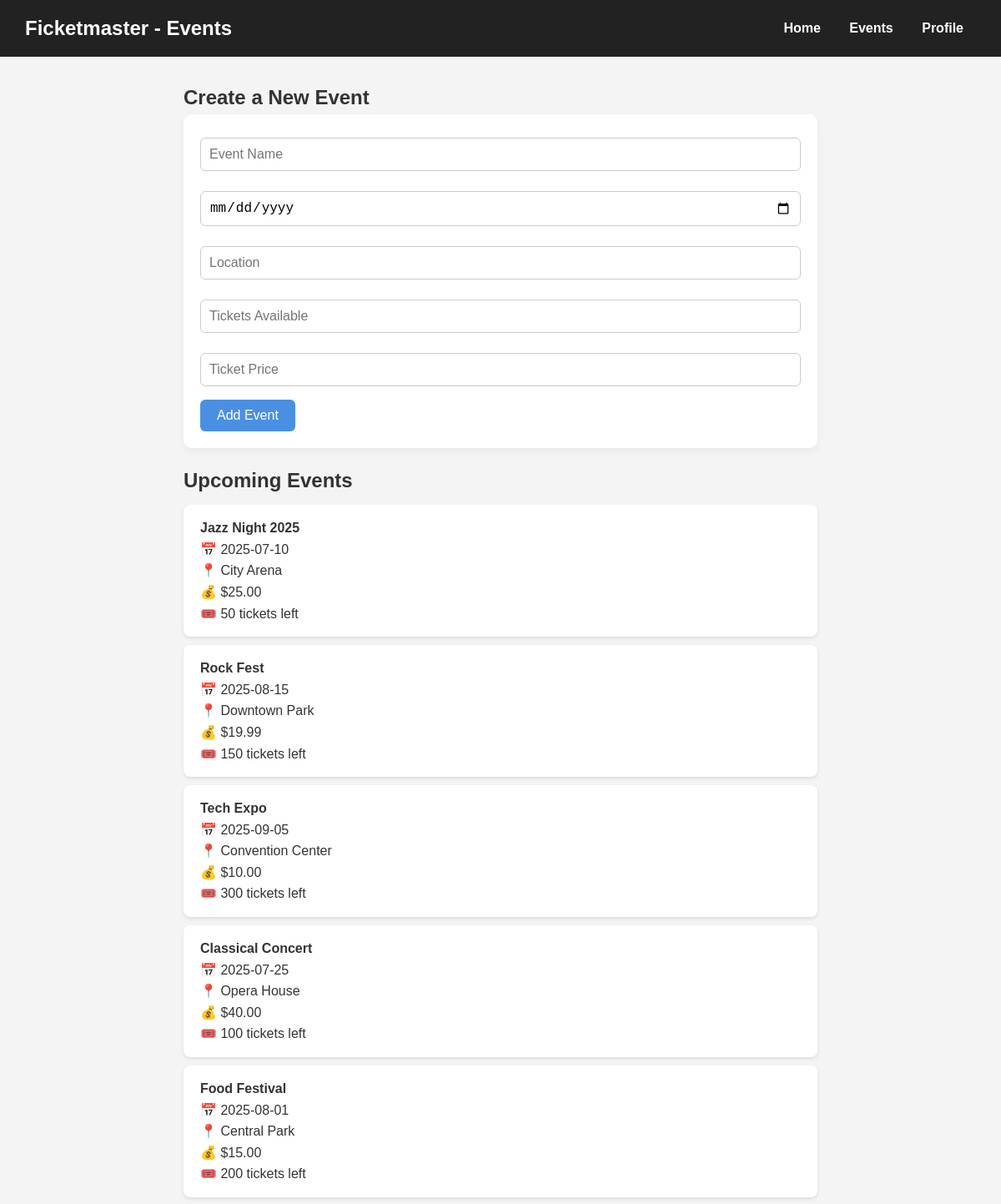
/events (upper part), run on an earlier commit of the app's database.
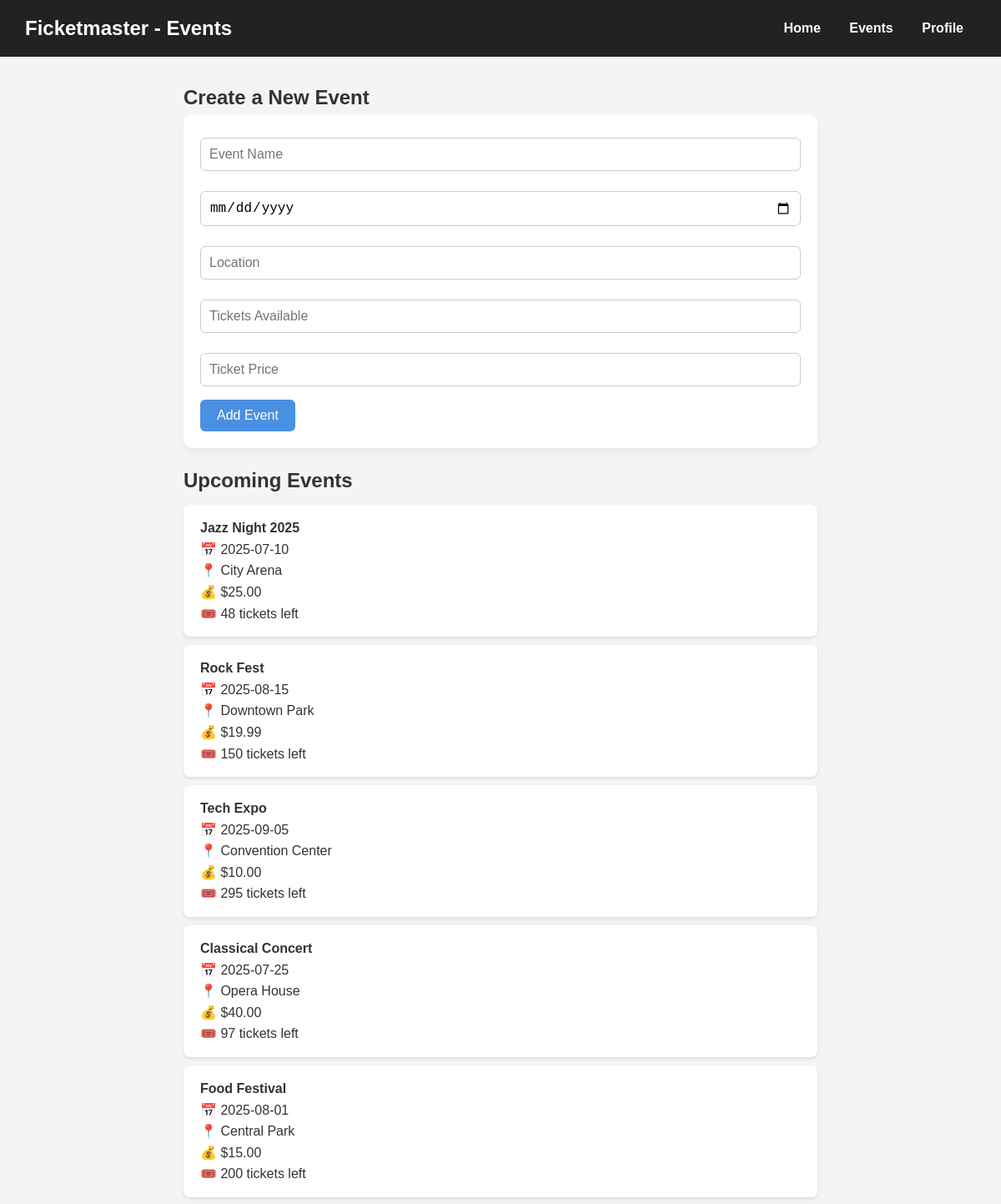
And on a later commit of the database.
### app.py (models this page shows, shortened)
class Event(db.Model):
    id = db.Column(db.Integer, primary_key=True)  # Event ID (Primary Key)
    name = db.Column(db.String(120))  # Event name
    date = db.Column(db.String(20))  # Event date
    location = db.Column(db.String(120))  # Event location
    tickets_available = db.Column(db.Integer)  # Number of tickets available
    price = db.Column(db.Float, default=0.0)  # Price per ticket

### app.py (the view, shortened to what this page needs)
@app.route('/events', methods=['GET', 'POST'])
def events_page():
    all_events = Event.query.all()
    return render_template('events.html', events=all_events)  # Render the events page with the events list

### templates/events.html (shortened to what this page needs)
<!DOCTYPE html>
<html lang="en">
<head>
  <link rel="stylesheet" href="/static/style.css" />
</head>
<body>
  <header>
    <h1>Ficketmaster - Events</h1>
    <nav>
      <a href="/">Home</a>
      <a href="/events">Events</a>
      <a href="/profile">Profile</a>
    </nav>
  </header>
  <main>
    <section class="event-form">
      <h2>Create a New Event</h2>
      <form method="POST">
        <input type="text" name="name" placeholder="Event Name" required>
        <input type="date" name="date" required>
        <input type="text" name="location" placeholder="Location" required>
        <input type="number" name="tickets" placeholder="Tickets Available" required min="1">
        <input type="number" step="0.01" placeholder="Ticket Price" name="price" required>
        <button type="submit">Add Event</button>
      </form>
    </section>
    <section class="event-list">
      <h2>Upcoming Events</h2>
      {% if events %}
      <ul>
        {% for event in events %}
          <li>
            <strong>{{ event.name }}</strong><br>
            📅 {{ event.date }}<br>
            📍 {{ event.location }}<br>
            {% if event.price is not none %}
              💰 ${{ "%.2f" | format(event.price) }}<br>
            {% else %}
                💰 Price not available<br>
            {% endif %}
            🎟️ {{ event.tickets_available }} tickets left
          </li>
        {% endfor %}
      </ul>
      {% else %}
        <p>No events currently available.</p>
      {% endif %}
    </section>
  </main>
</body>
</html>

What changed in the data, as far as the page shows it:
changed Event "Jazz Night 2025": tickets_available "50" → "48"
changed Event "Tech Expo": tickets_available "300" → "295"
changed Event "Classical Concert": tickets_available "100" → "97"
